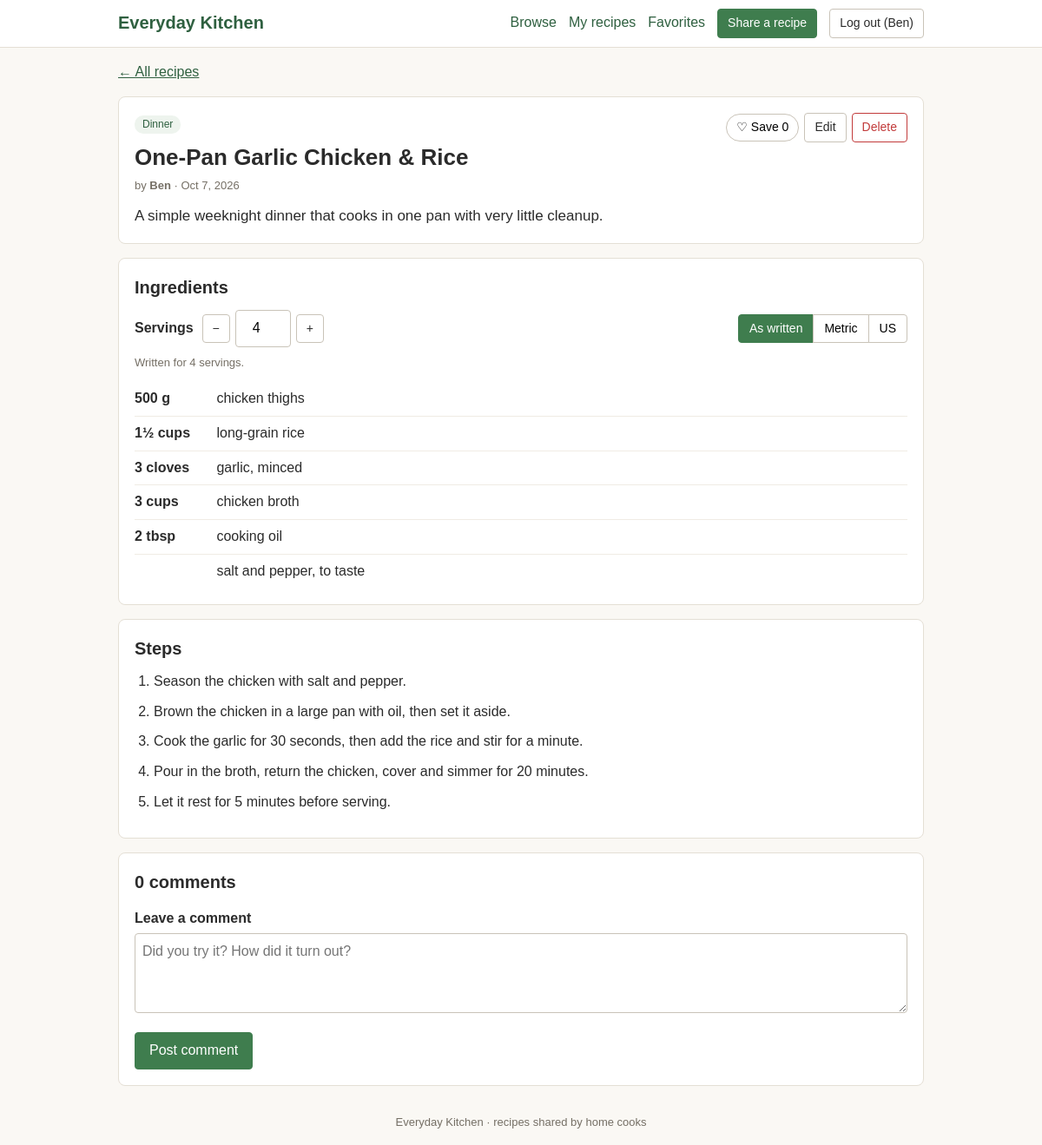
/recipe.php?id=2 (signed in), run on the app's committed database.
### tables this page shows
CREATE TABLE `recipes` (
  `id` int(10) UNSIGNED NOT NULL,
  `user_id` int(10) UNSIGNED NOT NULL,
  `category_id` int(10) UNSIGNED NOT NULL,
  `title` varchar(100) NOT NULL,
  `description` varchar(300) NOT NULL,
  `steps` text NOT NULL,
  `base_servings` tinyint(3) UNSIGNED NOT NULL DEFAULT 4,
  `created_at` timestamp NOT NULL DEFAULT current_timestamp(),
  `edited_at` timestamp NULL DEFAULT NULL
);

CREATE TABLE `categories` (
  `id` int(10) UNSIGNED NOT NULL,
  `name` varchar(50) NOT NULL
);

CREATE TABLE `users` (
  `id` int(10) UNSIGNED NOT NULL,
  `name` varchar(50) NOT NULL,
  `email` varchar(255) NOT NULL,
  `password_hash` varchar(255) NOT NULL,
  `created_at` timestamp NOT NULL DEFAULT current_timestamp()
);

CREATE TABLE `ingredients` (
  `id` int(10) UNSIGNED NOT NULL,
  `recipe_id` int(10) UNSIGNED NOT NULL,
  `position` tinyint(3) UNSIGNED NOT NULL,
  `quantity` decimal(9,3) DEFAULT NULL,
  `unit` enum('g','kg','ml','l','tsp','tbsp','cup','fl_oz','oz','lb','pc','clove','pinch') DEFAULT NULL,
  `name` varchar(100) NOT NULL
);

### classes/Auth.php (called while the page is built, shortened)
<?php
final class Auth
{
    public static function check(): bool
    {
        return isset($_SESSION['user_id']);
    }
    public static function id(): ?int
    {
        return self::check() ? (int) $_SESSION['user_id'] : null;
    }
    public static function name(): string
    {
        return (string) ($_SESSION['user_name'] ?? '');
    }
}

### bootstrap.php (called while the page is built, shortened)
<?php
require_once __DIR__ . '/includes/helpers.php';
spl_autoload_register(function (string $class): void {
    $file = __DIR__ . '/classes/' . $class . '.php';
});

### classes/RecipeModel.php (called while the page is built, shortened)
<?php
final class RecipeModel
{
    public function find(int $id, int $viewerId): ?array
    {
        $stmt = $this->pdo->prepare(
            'SELECT r.id, r.user_id, r.category_id, r.title, r.description, r.steps,
                    r.base_servings, r.created_at, r.edited_at,
                    u.name AS author, c.name AS category,
                    (SELECT COUNT(*) FROM favorites f WHERE f.recipe_id = r.id) AS fav_count,
                    EXISTS (SELECT 1 FROM favorites f2
                             WHERE f2.recipe_id = r.id AND f2.user_id = :me) AS is_fav
               FROM recipes r
               INNER JOIN users u      ON u.id = r.user_id
               INNER JOIN categories c ON c.id = r.category_id
              WHERE r.id = :id'
        );
        $stmt->execute([':me' => $viewerId, ':id' => $id]);
        return $stmt->fetch() ?: null;
    }
    public function ingredients(int $recipeId): array
    {
        $stmt = $this->pdo->prepare(
            'SELECT quantity, unit, name FROM ingredients WHERE recipe_id = :rid ORDER BY position, id'
        );
        $stmt->execute([':rid' => $recipeId]);
        return $stmt->fetchAll();
    }
}

### classes/CommentModel.php (called while the page is built, shortened)
<?php
final class CommentModel
{
    public function forRecipe(int $recipeId): array
    {
        $stmt = $this->pdo->prepare(
            'SELECT c.id, c.user_id, c.body, c.created_at, c.edited_at, u.name AS author
               FROM comments c
               INNER JOIN users u ON u.id = c.user_id
              WHERE c.recipe_id = :rid
              ORDER BY c.created_at ASC, c.id ASC'
        );
        $stmt->execute([':rid' => $recipeId]);
        return $stmt->fetchAll();
    }
}

### recipe.php (the view, shortened to what this page needs)
<?php
require_once __DIR__ . '/bootstrap.php';
$recipes  = new RecipeModel($pdo);
$comments = new CommentModel($pdo);
$id = get_id();
$recipe = $id ? $recipes->find($id, (int) Auth::id()) : null;
$me          = (int) Auth::id();
$isOwner     = (int) $recipe['user_id'] === $me;
$commentBody = '';
$ingredients  = $recipes->ingredients($id);
$steps        = preg_split('/\R/', $recipe['steps']) ?: [];
$commentList  = $comments->forRecipe($id);
require __DIR__ . '/includes/header.php';
?>
<p><a href="index.php">&larr; All recipes</a></p>
<article class="card">
    <header class="post-head">
        <div>
            <p class="tag"><?= e($recipe['category']) ?></p>
            <h1 class="recipe-title">
                <?= e($recipe['title']) ?>
            </h1>
            <p class="meta">by <strong><?= e($recipe['author']) ?></strong> · <?= e(format_date($recipe['created_at'])) ?></p>
        </div>
        <div class="actions">
            <?= fav_button((int) $recipe['id'], (bool) $recipe['is_fav'], (int) $recipe['fav_count']) ?>
            <?php if ($isOwner): ?>
                <a class="btn btn-sm" href="recipe_form.php?id=<?= (int) $recipe['id'] ?>">Edit</a>
                <form method="post" action="recipe_delete.php" class="inline-form"
                      data-confirm="Delete this recipe? Its comments will be deleted too.">
                    <button type="submit" class="btn btn-danger btn-sm">Delete</button>
                </form>
            <?php endif; ?>
        </div>
    </header>
    <p class="recipe-descr"><?= e($recipe['description']) ?></p>
</article>
<section class="card" id="scaler" data-base-servings="<?= (int) $recipe['base_servings'] ?>">
    <h2>Ingredients</h2>
    <div class="scaler-controls" hidden>
        <div class="servings-control">
            <label for="servings">Servings</label>
            <button type="button" class="btn btn-sm" id="serv-dec" aria-label="Fewer servings">&minus;</button>
            <input type="number" id="servings" min="1" max="100" step="1"
                   value="<?= (int) $recipe['base_servings'] ?>">
            <button type="button" class="btn btn-sm" id="serv-inc" aria-label="More servings">+</button>
        </div>
        <div class="unit-control" role="group" aria-label="Measurement system">
            <button type="button" class="seg is-active" data-system="original">As written</button>
            <button type="button" class="seg" data-system="metric">Metric</button>
            <button type="button" class="seg" data-system="us">US</button>
        </div>
    </div>
    <p class="meta">Written for <?= (int) $recipe['base_servings'] ?> serving<?= (int) $recipe['base_servings'] === 1 ? '' : 's' ?>.</p>
    <ul class="ingredient-list" id="ingredient-list">
        <?php foreach ($ingredients as $ing): ?>
            <li data-qty="<?= e($ing['quantity'] === null ? '' : fmt_qty($ing['quantity'])) ?>"
                data-unit="<?= e((string) $ing['unit']) ?>">
                <span class="amount"><?= e(trim(fmt_qty($ing['quantity']) . ' ' . Units::label($ing['unit'], (float) $ing['quantity']))) ?></span>
                <span class="ing-name"><?= e($ing['name']) ?></span>
            </li>
        <?php endforeach; ?>
    </ul>
</section>
<section class="card">
    <h2>Steps</h2>
    <ol class="steps">
        <?php foreach ($steps as $step): ?>
            <li><?= e($step) ?></li>
        <?php endforeach; ?>
    </ol>
</section>
<section class="card" id="comments">
    <h2><?= count($commentList) ?> comment<?= count($commentList) === 1 ? '' : 's' ?></h2>
    <form method="post" action="recipe.php?id=<?= (int) $recipe['id'] ?>#comments" class="comment-form" novalidate data-validate>
        <div class="field">
            <label for="body">Leave a comment</label>
            <textarea id="body" name="body" rows="3" required maxlength="1000"
                      data-label="Comment" data-min="1" data-max="1000"
                      placeholder="Did you try it? How did it turn out?"><?= e($commentBody) ?></textarea>
        </div>
        <button type="submit" class="btn btn-primary">Post comment</button>
    </form>
</section>
<?php require __DIR__ . '/includes/footer.php'; ?>

### includes/header.php (shortened to what this page needs)
<!DOCTYPE html>
<html lang="en">
<head>
    <link rel="stylesheet" href="assets/css/style.css">
</head>
<body class="<?= e($bodyClass ?? '') ?>">
<header class="site-header">
    <div class="container header-inner">
        <a class="brand" href="<?= Auth::check() ? 'index.php' : 'login.php' ?>">Everyday Kitchen</a>
        <nav class="nav" aria-label="Main">
            <?php if (Auth::check()): ?>
                <a href="index.php">Browse</a>
                <a href="index.php?mine=1">My recipes</a>
                <a href="favorites.php">Favorites</a>
                <a class="btn btn-primary btn-sm" href="recipe_form.php">Share a recipe</a>
                <form method="post" action="logout.php" class="inline-form">
                    <button type="submit" class="btn btn-sm">Log out (<?= e(Auth::name()) ?>)</button>
                </form>
            <?php else: ?>
                <a href="login.php">Log in</a>
                <a href="register.php">Register</a>
            <?php endif; ?>
        </nav>
    </div>
</header>
<main class="container">

### includes/helpers.php (shortened to what this page needs)
<?php
function e(?string $value): string
{
    return htmlspecialchars((string) $value, ENT_QUOTES | ENT_SUBSTITUTE, 'UTF-8');
}
function format_date(?string $datetime): string
{
    return $datetime ? date('M j, Y', strtotime($datetime)) : '';
}
function get_id(string $key = 'id'): ?int
{
    $id = filter_input(INPUT_GET, $key, FILTER_VALIDATE_INT, ['options' => ['min_range' => 1]]);
    return ($id === false || $id === null) ? null : $id;
}
function fmt_qty(string|float|null $qty): string
{
    if ($qty === null) {
        return '';
    }
    return rtrim(rtrim(number_format((float) $qty, 3, '.', ''), '0'), '.');
}
function fav_button(int $recipeId, bool $isFav, int $count, bool $removeCard = false): string
{
    return '<button type="button" class="fav-btn' . ($isFav ? ' is-saved' : '') . '"'
        . ' data-recipe-id="' . $recipeId . '"'
        . ' aria-pressed="' . ($isFav ? 'true' : 'false') . '"'
        . ($removeCard ? ' data-remove-card="1"' : '') . '>'
        . '<span class="fav-icon" aria-hidden="true">' . ($isFav ? '&#9829;' : '&#9825;') . '</span> '
        . '<span class="fav-label">' . ($isFav ? 'Saved' : 'Save') . '</span> '
        . '<span class="fav-count">' . $count . '</span></button>';
}

### includes/footer.php (shortened to what this page needs)
</main>
<footer class="site-footer">
    <div class="container">Everyday Kitchen · recipes shared by home cooks</div>
</footer>
</body>
</html>

### assets/css/style.css (style rules this page uses)
* { box-sizing: border-box; }
:root { --green: #3f7d4e; --green-dark: #2f6040; --bg: #faf8f4; --line: #e4dfd5; --muted: #756f65; --danger: #c23b3b; }
body { margin: 0; font-family: Arial, Helvetica, sans-serif; background: var(--bg); color: #2b2b2b; line-height: 1.55; }
.container { max-width: 960px; margin: 0 auto; padding: 0 16px; }
main { padding-top: 20px; padding-bottom: 36px; }
h1 { font-size: 26px; margin: 0 0 14px; }
h2 { font-size: 20px; margin: 0 0 10px; }
a { color: var(--green-dark); }
.site-header { background: #fff; border-bottom: 1px solid var(--line); padding: 10px 0; }
.header-inner { display: flex; justify-content: space-between; align-items: center; gap: 12px; flex-wrap: wrap; }
.brand { font-weight: bold; font-size: 20px; color: var(--green-dark); text-decoration: none; }
.nav { display: flex; align-items: center; gap: 14px; flex-wrap: wrap; }
.nav a:not(.btn) { text-decoration: none; }
.site-footer { text-align: center; color: var(--muted); font-size: 13px; padding: 16px 0; }
.card { background: #fff; border: 1px solid var(--line); border-radius: 8px; padding: 18px; margin-bottom: 16px; }
.field { margin-bottom: 14px; }
label, legend { display: block; font-weight: bold; margin-bottom: 4px; }
input[type="text"], input[type="email"], input[type="password"], input[type="number"], select, textarea { width: 100%; padding: 8px; font: inherit; border: 1px solid #c9c3b8; border-radius: 4px; background: #fff; }
textarea { resize: vertical; }
.inline-form { display: inline; margin: 0; }
.btn { display: inline-block; padding: 8px 16px; font: inherit; background: #fff; color: #2b2b2b; border: 1px solid #c9c3b8; border-radius: 4px; cursor: pointer; text-decoration: none; }
.btn-primary { background: var(--green); border-color: var(--green); color: #fff; }
.btn-danger { color: var(--danger); border-color: var(--danger); }
.btn-sm { padding: 5px 11px; font-size: 14px; }
.tag { display: inline-block; margin: 0; padding: 1px 9px; font-size: 12px; background: #eef4ee; color: var(--green-dark); border-radius: 10px; }
.meta { margin: 2px 0 0; color: var(--muted); font-size: 13px; }
.fav-btn { font: inherit; font-size: 14px; padding: 4px 11px; background: #fff; border: 1px solid #c9c3b8; border-radius: 16px; cursor: pointer; }
.post-head { display: flex; justify-content: space-between; align-items: flex-start; gap: 12px; flex-wrap: wrap; }
.recipe-title { margin: 6px 0 2px; }
.recipe-descr { margin: 12px 0 0; font-size: 17px; }
.actions { display: flex; align-items: center; gap: 6px; flex-wrap: wrap; }
.scaler-controls { display: flex; justify-content: space-between; align-items: center; gap: 12px; flex-wrap: wrap; margin-bottom: 8px; }
.servings-control { display: flex; align-items: center; gap: 6px; }
.servings-control label { margin: 0 4px 0 0; }
.servings-control input { width: 64px; text-align: center; }
.unit-control { display: flex; }
.seg { font: inherit; font-size: 14px; padding: 5px 12px; background: #fff; border: 1px solid #c9c3b8; margin-left: -1px; cursor: pointer; }
.seg:first-child { border-radius: 4px 0 0 4px; margin-left: 0; }
.seg:last-child { border-radius: 0 4px 4px 0; }
.seg.is-active { background: var(--green); border-color: var(--green); color: #fff; }
.ingredient-list { list-style: none; padding: 0; margin: 12px 0 0; }
.ingredient-list li { padding: 7px 0; border-bottom: 1px solid #f0ece4; }
.ingredient-list li:last-child { border-bottom: 0; }
.amount { display: inline-block; min-width: 90px; font-weight: bold; }
.steps { padding-left: 22px; margin: 0; }
.steps li { margin-bottom: 10px; }
.comment-form { margin-top: 14px; }

### data on the page
recipes: category.name "Dinner", title "One-Pan Garlic Chicken & Rice", user.name "Ben", created_at "Oct 7, 2026", description "A simple weeknight dinner that cooks in one pan with very little cleanup.", base_servings "4", steps "Season the chicken with salt and pepper.", steps "Brown the chicken in a large pan with oil, then set it aside.", steps "Cook the garlic for 30 seconds, then add the rice and stir for a minute.", steps "Pour in the broth, return the chicken, cover and simmer for 20 minutes.", steps "Let it rest for 5 minutes before serving."
ingredients: name "chicken thighs"
ingredients: name "long-grain rice"
ingredients: name "garlic, minced"
ingredients: name "chicken broth"
ingredients: name "cooking oil"
ingredients: name "salt and pepper, to taste"

### other printed values
Auth::name() "Ben"
$count "0"
count($commentList) "0"
